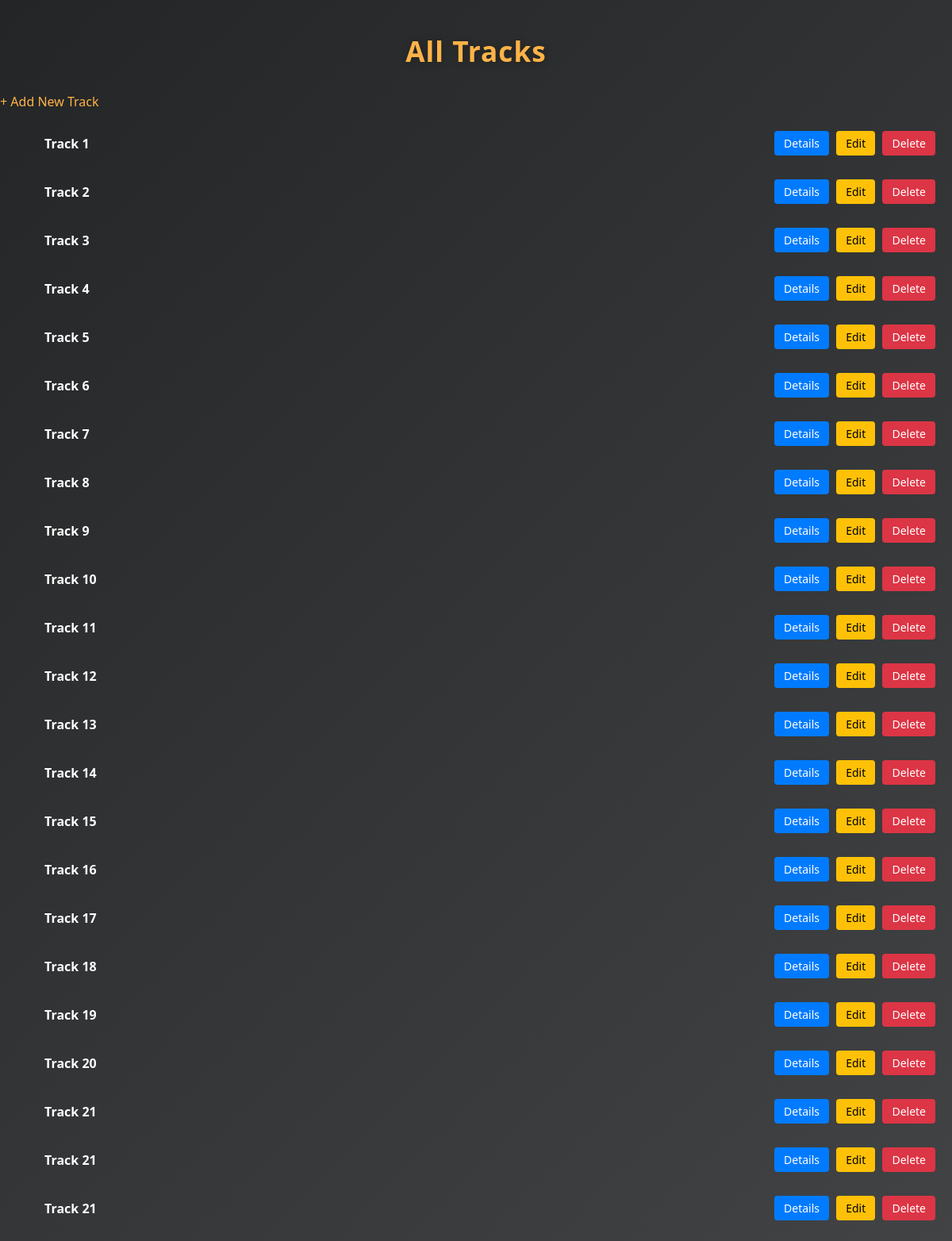
The page / on the database its author committed.
### music/models.py (models this page shows, shortened)
class Track(models.Model):
    title = models.CharField(max_length=100)
    artist = models.CharField(max_length=100)
    album = models.CharField(max_length=100, blank=True)
    genre = models.CharField(max_length=50, blank=True)
    release_date = models.DateField(null=True, blank=True)
    audio_file = models.FileField(upload_to='tracks/', blank=True)

### music/views.py (the view)
# urls.py: path('', views.track_list, name='track_list'),
def track_list(request):
    tracks = Track.objects.all()
    return render(request, 'music/track_list.html', {'tracks': tracks})

### music/templates/music/track_list.html (shortened to what this page needs)
{% load static %}
<!DOCTYPE html>
<html lang="en">
<head>
    <link rel="stylesheet" href="{% static 'music/style.css' %}">
</head>
<body>
    <h2>All Tracks</h2>
    <a class="btn-add" href="{% url 'track_create' %}">+ Add New Track</a>
    {% if tracks %}
      <ul class="track-list">
      {% for track in tracks %}
          <li class="track-item">
              <span class="track-title">{{ track.title }}</span>
              {% if track.pk %}
              <div class="track-buttons">
                  <a href="{% url 'track_detail' track.pk %}" class="detail-btn">Details</a>
                  <a href="{% url 'track_update' track.pk %}" class="edit-btn">Edit</a>
                  <a href="{% url 'track_delete' track.pk %}" class="delete-btn">Delete</a>
              </div>
              {% else %}
                  <span>(No ID)</span>
              {% endif %}
          </li>
      {% endfor %}
      </ul>
    {% else %}
      <p>No tracks added yet.</p>
    {% endif %}
</body>
</html>

### music/static/music/style.css (style rules this page uses)
body { background: linear-gradient(135deg, #232526 0%, #414345 100%); font-family: 'Segoe UI', 'Arial', sans-serif; margin: 0; padding: 0; min-height: 100vh; color: #f5f5f5; }
h2 { text-align: center; margin-top: 40px; font-size: 2.2em; color: #ffb347; letter-spacing: 1px; text-shadow: 1px 1px 8px #222; }
a { color: #ffb347; text-decoration: none; font-weight: 500; display: inline-block; margin: 0 auto; text-align: center; transition: color 0.2s; }
.track-item { display: flex; justify-content: space-between; align-items: center; padding: 10px 16px; border-radius: 6px; margin-bottom: 10px; }
.track-title { font-weight: bold; font-size: 16px; color: #ffffff; }
.track-buttons a { margin-right: 5px; padding: 6px 12px; font-size: 14px; border-radius: 4px; }
.track-buttons .edit-btn { background-color: #ffc107; color: #000; }
.track-buttons .delete-btn { background-color: #dc3545; color: #fff; }
.track-buttons .detail-btn { background-color: #007bff; color: #fff; }

### rows shown on the page
Track: title "Track 1", shows "Details"
Track: title "Track 2", shows "Details"
Track: title "Track 3", shows "Details"
Track: title "Track 4", shows "Details"
Track: title "Track 5", shows "Details"
Track: title "Track 6", shows "Details"
Track: title "Track 7", shows "Details"
Track: title "Track 8", shows "Details"
Track: title "Track 9", shows "Details"
Track: title "Track 10", shows "Details"
Track: title "Track 11", shows "Details"
Track: title "Track 12", shows "Details"
Track: title "Track 13", shows "Details"
Track: title "Track 14", shows "Details"
Track: title "Track 15", shows "Details"
Track: title "Track 16", shows "Details"
Track: title "Track 17", shows "Details"
Track: title "Track 18", shows "Details"
Track: title "Track 19", shows "Details"
Track: title "Track 20", shows "Details"
Track: title "Track 21", shows "Details"
Track: title "Track 21", shows "Details"
Track: title "Track 21", shows "Details"
